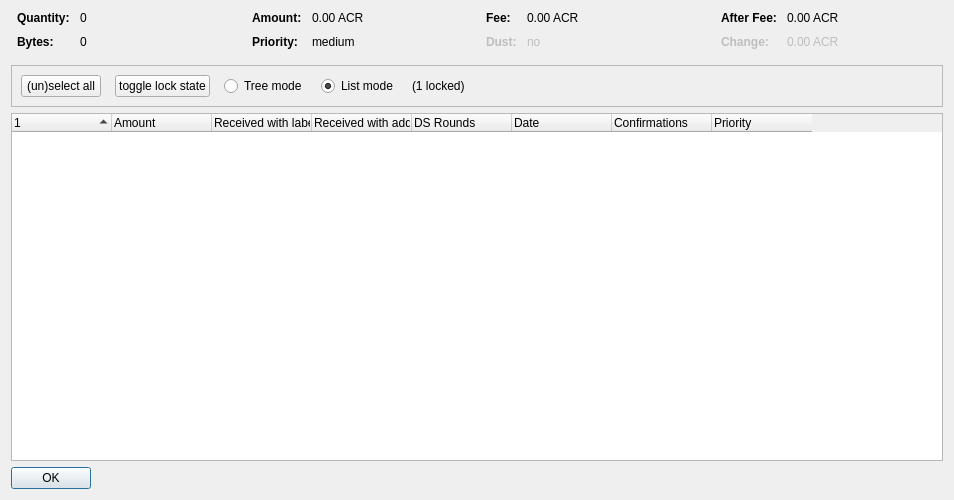
<?xml version="1.0" encoding="UTF-8"?>
<ui version="4.0">
 <class>CoinControlDialog</class>
 <widget class="QDialog" name="CoinControlDialog">
  <property name="geometry">
   <rect>
    <x>0</x>
    <y>0</y>
    <width>954</width>
    <height>500</height>
   </rect>
  </property>
  <property name="windowTitle">
   <string>Coin Selection</string>
  </property>
  <layout class="QVBoxLayout" name="verticalLayout">
   <item>
    <layout class="QHBoxLayout" name="horizontalLayoutTop" stretch="0,0,0,0">
     <property name="topMargin">
      <number>0</number>
     </property>
     <property name="bottomMargin">
      <number>10</number>
     </property>
     <item>
      <layout class="QFormLayout" name="formLayoutCoinControl1">
       <property name="horizontalSpacing">
        <number>10</number>
       </property>
       <property name="verticalSpacing">
        <number>10</number>
       </property>
       <property name="leftMargin">
        <number>6</number>
       </property>
       <property name="rightMargin">
        <number>6</number>
       </property>
       <item row="0" column="0">
        <widget class="QLabel" name="labelCoinControlQuantityText">
         <property name="font">
          <font>
           <weight>75</weight>
           <bold>true</bold>
          </font>
         </property>
         <property name="text">
          <string>Quantity:</string>
         </property>
        </widget>
       </item>
       <item row="0" column="1">
        <widget class="QLabel" name="labelCoinControlQuantity">
         <property name="cursor">
          <cursorShape>IBeamCursor</cursorShape>
         </property>
         <property name="contextMenuPolicy">
          <enum>Qt::ActionsContextMenu</enum>
         </property>
         <property name="text">
          <string notr="true">0</string>
         </property>
         <property name="textInteractionFlags">
          <set>Qt::LinksAccessibleByMouse|Qt::TextSelectableByKeyboard|Qt::TextSelectableByMouse</set>
         </property>
        </widget>
       </item>
       <item row="1" column="0">
        <widget class="QLabel" name="labelCoinControlBytesText">
         <property name="font">
          <font>
           <weight>75</weight>
           <bold>true</bold>
          </font>
         </property>
         <property name="text">
          <string>Bytes:</string>
         </property>
        </widget>
       </item>
       <item row="1" column="1">
        <widget class="QLabel" name="labelCoinControlBytes">
         <property name="cursor">
          <cursorShape>IBeamCursor</cursorShape>
         </property>
         <property name="contextMenuPolicy">
          <enum>Qt::ActionsContextMenu</enum>
         </property>
         <property name="text">
          <string notr="true">0</string>
         </property>
         <property name="textInteractionFlags">
          <set>Qt::LinksAccessibleByMouse|Qt::TextSelectableByKeyboard|Qt::TextSelectableByMouse</set>
         </property>
        </widget>
       </item>
      </layout>
     </item>
     <item>
      <layout class="QFormLayout" name="formLayoutCoinControl2">
       <property name="horizontalSpacing">
        <number>10</number>
       </property>
       <property name="verticalSpacing">
        <number>10</number>
       </property>
       <property name="leftMargin">
        <number>6</number>
       </property>
       <property name="rightMargin">
        <number>6</number>
       </property>
       <item row="0" column="0">
        <widget class="QLabel" name="labelCoinControlAmountText">
         <property name="font">
          <font>
           <weight>75</weight>
           <bold>true</bold>
          </font>
         </property>
         <property name="text">
          <string>Amount:</string>
         </property>
        </widget>
       </item>
       <item row="0" column="1">
        <widget class="QLabel" name="labelCoinControlAmount">
         <property name="cursor">
          <cursorShape>IBeamCursor</cursorShape>
         </property>
         <property name="contextMenuPolicy">
          <enum>Qt::ActionsContextMenu</enum>
         </property>
         <property name="text">
          <string notr="true">0.00 ACR</string>
         </property>
         <property name="textInteractionFlags">
          <set>Qt::LinksAccessibleByMouse|Qt::TextSelectableByKeyboard|Qt::TextSelectableByMouse</set>
         </property>
        </widget>
       </item>
       <item row="1" column="0">
        <widget class="QLabel" name="labelCoinControlPriorityText">
         <property name="font">
          <font>
           <weight>75</weight>
           <bold>true</bold>
          </font>
         </property>
         <property name="text">
          <string>Priority:</string>
         </property>
        </widget>
       </item>
       <item row="1" column="1">
        <widget class="QLabel" name="labelCoinControlPriority">
         <property name="cursor">
          <cursorShape>IBeamCursor</cursorShape>
         </property>
         <property name="contextMenuPolicy">
          <enum>Qt::ActionsContextMenu</enum>
         </property>
         <property name="text">
          <string>medium</string>
         </property>
         <property name="textInteractionFlags">
          <set>Qt::LinksAccessibleByMouse|Qt::TextSelectableByKeyboard|Qt::TextSelectableByMouse</set>
         </property>
        </widget>
       </item>
      </layout>
     </item>
     <item>
      <layout class="QFormLayout" name="formLayoutCoinControl3">
       <property name="horizontalSpacing">
        <number>10</number>
       </property>
       <property name="verticalSpacing">
        <number>10</number>
       </property>
       <property name="leftMargin">
        <number>6</number>
       </property>
       <property name="rightMargin">
        <number>6</number>
       </property>
       <item row="0" column="0">
        <widget class="QLabel" name="labelCoinControlFeeText">
         <property name="font">
          <font>
           <weight>75</weight>
           <bold>true</bold>
          </font>
         </property>
         <property name="text">
          <string>Fee:</string>
         </property>
        </widget>
       </item>
       <item row="0" column="1">
        <widget class="QLabel" name="labelCoinControlFee">
         <property name="cursor">
          <cursorShape>IBeamCursor</cursorShape>
         </property>
         <property name="contextMenuPolicy">
          <enum>Qt::ActionsContextMenu</enum>
         </property>
         <property name="text">
          <string notr="true">0.00 ACR</string>
         </property>
         <property name="textInteractionFlags">
          <set>Qt::LinksAccessibleByMouse|Qt::TextSelectableByKeyboard|Qt::TextSelectableByMouse</set>
         </property>
        </widget>
       </item>
       <item row="1" column="0">
        <widget class="QLabel" name="labelCoinControlLowOutputText">
         <property name="enabled">
          <bool>false</bool>
         </property>
         <property name="font">
          <font>
           <weight>75</weight>
           <bold>true</bold>
          </font>
         </property>
         <property name="text">
          <string>Dust:</string>
         </property>
        </widget>
       </item>
       <item row="1" column="1">
        <widget class="QLabel" name="labelCoinControlLowOutput">
         <property name="enabled">
          <bool>false</bool>
         </property>
         <property name="cursor">
          <cursorShape>IBeamCursor</cursorShape>
         </property>
         <property name="contextMenuPolicy">
          <enum>Qt::ActionsContextMenu</enum>
         </property>
         <property name="text">
          <string>no</string>
         </property>
         <property name="textInteractionFlags">
          <set>Qt::LinksAccessibleByMouse|Qt::TextSelectableByKeyboard|Qt::TextSelectableByMouse</set>
         </property>
        </widget>
       </item>
      </layout>
     </item>
     <item>
      <layout class="QFormLayout" name="formLayoutCoinControl4">
       <property name="horizontalSpacing">
        <number>10</number>
       </property>
       <property name="verticalSpacing">
        <number>10</number>
       </property>
       <property name="leftMargin">
        <number>6</number>
       </property>
       <property name="rightMargin">
        <number>6</number>
       </property>
       <item row="0" column="0">
        <widget class="QLabel" name="labelCoinControlAfterFeeText">
         <property name="font">
          <font>
           <weight>75</weight>
           <bold>true</bold>
          </font>
         </property>
         <property name="text">
          <string>After Fee:</string>
         </property>
        </widget>
       </item>
       <item row="0" column="1">
        <widget class="QLabel" name="labelCoinControlAfterFee">
         <property name="cursor">
          <cursorShape>IBeamCursor</cursorShape>
         </property>
         <property name="contextMenuPolicy">
          <enum>Qt::ActionsContextMenu</enum>
         </property>
         <property name="text">
          <string notr="true">0.00 ACR</string>
         </property>
         <property name="textInteractionFlags">
          <set>Qt::LinksAccessibleByMouse|Qt::TextSelectableByKeyboard|Qt::TextSelectableByMouse</set>
         </property>
        </widget>
       </item>
       <item row="1" column="0">
        <widget class="QLabel" name="labelCoinControlChangeText">
         <property name="enabled">
          <bool>false</bool>
         </property>
         <property name="font">
          <font>
           <weight>75</weight>
           <bold>true</bold>
          </font>
         </property>
         <property name="text">
          <string>Change:</string>
         </property>
        </widget>
       </item>
       <item row="1" column="1">
        <widget class="QLabel" name="labelCoinControlChange">
         <property name="enabled">
          <bool>false</bool>
         </property>
         <property name="cursor">
          <cursorShape>IBeamCursor</cursorShape>
         </property>
         <property name="contextMenuPolicy">
          <enum>Qt::ActionsContextMenu</enum>
         </property>
         <property name="text">
          <string notr="true">0.00 ACR</string>
         </property>
         <property name="textInteractionFlags">
          <set>Qt::LinksAccessibleByMouse|Qt::TextSelectableByKeyboard|Qt::TextSelectableByMouse</set>
         </property>
        </widget>
       </item>
      </layout>
     </item>
    </layout>
   </item>
   <item>
    <widget class="QFrame" name="frame">
     <property name="minimumSize">
      <size>
       <width>0</width>
       <height>40</height>
      </size>
     </property>
     <property name="frameShape">
      <enum>QFrame::StyledPanel</enum>
     </property>
     <property name="frameShadow">
      <enum>QFrame::Sunken</enum>
     </property>
     <layout class="QHBoxLayout" name="horizontalLayout">
      <item>
       <layout class="QHBoxLayout" name="horizontalLayoutPanel" stretch="0,0,0,0,0,0">
        <property name="spacing">
         <number>14</number>
        </property>
        <item>
         <widget class="QPushButton" name="pushButtonSelectAll">
          <property name="sizePolicy">
           <sizepolicy hsizetype="Maximum" vsizetype="Fixed">
            <horstretch>0</horstretch>
            <verstretch>0</verstretch>
           </sizepolicy>
          </property>
          <property name="text">
           <string>(un)select all</string>
          </property>
          <property name="autoDefault">
           <bool>false</bool>
          </property>
         </widget>
        </item>
        <item>
         <widget class="QPushButton" name="pushButtonToggleLock">
          <property name="sizePolicy">
           <sizepolicy hsizetype="Maximum" vsizetype="Fixed">
            <horstretch>0</horstretch>
            <verstretch>0</verstretch>
           </sizepolicy>
          </property>
          <property name="text">
           <string>toggle lock state</string>
          </property>
          <property name="autoDefault">
           <bool>false</bool>
          </property>
         </widget>
        </item>
        <item>
         <widget class="QRadioButton" name="radioTreeMode">
          <property name="sizePolicy">
           <sizepolicy hsizetype="Maximum" vsizetype="Fixed">
            <horstretch>0</horstretch>
            <verstretch>0</verstretch>
           </sizepolicy>
          </property>
          <property name="text">
           <string>Tree mode</string>
          </property>
         </widget>
        </item>
        <item>
         <widget class="QRadioButton" name="radioListMode">
          <property name="sizePolicy">
           <sizepolicy hsizetype="Maximum" vsizetype="Fixed">
            <horstretch>0</horstretch>
            <verstretch>0</verstretch>
           </sizepolicy>
          </property>
          <property name="text">
           <string>List mode</string>
          </property>
          <property name="checked">
           <bool>true</bool>
          </property>
         </widget>
        </item>
        <item>
         <widget class="QLabel" name="labelLocked">
          <property name="text">
           <string>(1 locked)</string>
          </property>
         </widget>
        </item>
        <item>
         <spacer name="horizontalSpacer">
          <property name="orientation">
           <enum>Qt::Horizontal</enum>
          </property>
          <property name="sizeHint" stdset="0">
           <size>
            <width>40</width>
            <height>20</height>
           </size>
          </property>
         </spacer>
        </item>
       </layout>
      </item>
     </layout>
    </widget>
   </item>
   <item>
    <widget class="CoinControlTreeWidget" name="treeWidget">
     <property name="contextMenuPolicy">
      <enum>Qt::CustomContextMenu</enum>
     </property>
     <property name="sortingEnabled">
      <bool>false</bool>
     </property>
     <property name="columnCount">
      <number>8</number>
     </property>
     <attribute name="headerShowSortIndicator" stdset="0">
      <bool>true</bool>
     </attribute>
     <attribute name="headerStretchLastSection">
      <bool>false</bool>
     </attribute>
     <column>
      <property name="text">
       <string/>
      </property>
     </column>
     <column>
      <property name="text">
       <string>Amount</string>
      </property>
     </column>
     <column>
      <property name="text">
       <string>Received with label</string>
      </property>
     </column>
     <column>
      <property name="text">
       <string>Received with address</string>
      </property>
     </column>
     <column>
      <property name="text">
       <string>DS Rounds</string>
      </property>
     </column>
     <column>
      <property name="text">
       <string>Date</string>
      </property>
     </column>
     <column>
      <property name="text">
       <string>Confirmations</string>
      </property>
      <property name="toolTip">
       <string>Confirmed</string>
      </property>
     </column>
     <column>
      <property name="text">
       <string>Priority</string>
      </property>
     </column>
    </widget>
   </item>
   <item>
    <widget class="QDialogButtonBox" name="buttonBox">
     <property name="sizePolicy">
      <sizepolicy hsizetype="Maximum" vsizetype="Fixed">
       <horstretch>0</horstretch>
       <verstretch>0</verstretch>
      </sizepolicy>
     </property>
     <property name="orientation">
      <enum>Qt::Horizontal</enum>
     </property>
     <property name="standardButtons">
      <set>QDialogButtonBox::Ok</set>
     </property>
    </widget>
   </item>
  </layout>
 </widget>
 <customwidgets>
  <customwidget>
   <class>CoinControlTreeWidget</class>
   <extends>QTreeWidget</extends>
   <header>coincontroltreewidget.h</header>
  </customwidget>
 </customwidgets>
 <resources/>
 <connections/>
</ui>
